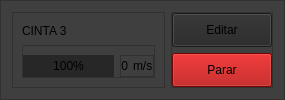
                        <widget class="QFrame" name="f_cinta_1_c_7">
                         <property name="styleSheet">
                          <string notr="true">background-color: rgb(63, 63, 63);</string>
                         </property>
                         <property name="frameShape">
                          <enum>QFrame::StyledPanel</enum>
                         </property>
                         <property name="frameShadow">
                          <enum>QFrame::Raised</enum>
                         </property>
                         <layout class="QHBoxLayout" name="horizontalLayout_24" stretch="3,1">
                          <item>
                           <widget class="QFrame" name="frame_31">
                            <property name="frameShape">
                             <enum>QFrame::StyledPanel</enum>
                            </property>
                            <property name="frameShadow">
                             <enum>QFrame::Raised</enum>
                            </property>
                            <layout class="QVBoxLayout" name="verticalLayout_19" stretch="1,1">
                             <item>
                              <widget class="QLabel" name="l_nombre_cinta_1_c_7">
                               <property name="text">
                                <string>CINTA 3</string>
                               </property>
                              </widget>
                             </item>
                             <item>
                              <widget class="QFrame" name="frame_32">
                               <property name="sizePolicy">
                                <sizepolicy hsizetype="Minimum" vsizetype="Fixed">
                                 <horstretch>0</horstretch>
                                 <verstretch>0</verstretch>
                                </sizepolicy>
                               </property>
                               <property name="frameShape">
                                <enum>QFrame::StyledPanel</enum>
                               </property>
                               <property name="frameShadow">
                                <enum>QFrame::Raised</enum>
                               </property>
                               <layout class="QHBoxLayout" name="horizontalLayout_25" stretch="3,1">
                                <property name="leftMargin">
                                 <number>0</number>
                                </property>
                                <property name="rightMargin">
                                 <number>0</number>
                                </property>
                                <property name="bottomMargin">
                                 <number>0</number>
                                </property>
                                <item>
                                 <widget class="QProgressBar" name="pb_cinta_1_c_7">
                                  <property name="styleSheet">
                                   <string notr="true">QProgressBar::chunk {
    
	background-color: rgb(39, 39, 39);
}</string>
                                  </property>
                                  <property name="value">
                                   <number>100</number>
                                  </property>
                                  <property name="alignment">
                                   <set>Qt::AlignCenter</set>
                                  </property>
                                  <property name="textVisible">
                                   <bool>true</bool>
                                  </property>
                                 </widget>
                                </item>
                                <item>
                                 <widget class="QFrame" name="frame_33">
                                  <property name="frameShape">
                                   <enum>QFrame::StyledPanel</enum>
                                  </property>
                                  <property name="frameShadow">
                                   <enum>QFrame::Raised</enum>
                                  </property>
                                  <layout class="QHBoxLayout" name="horizontalLayout_26" stretch="3,1">
                                   <property name="spacing">
                                    <number>5</number>
                                   </property>
                                   <property name="leftMargin">
                                    <number>0</number>
                                   </property>
                                   <property name="topMargin">
                                    <number>0</number>
                                   </property>
                                   <property name="rightMargin">
                                    <number>0</number>
                                   </property>
                                   <property name="bottomMargin">
                                    <number>0</number>
                                   </property>
                                   <item>
                                    <widget class="QLabel" name="l_vel_cinta_1_c_7">
                                     <property name="sizePolicy">
                                      <sizepolicy hsizetype="Minimum" vsizetype="Minimum">
                                       <horstretch>0</horstretch>
                                       <verstretch>0</verstretch>
                                      </sizepolicy>
                                     </property>
                                     <property name="text">
                                      <string>0</string>
                                     </property>
                                     <property name="alignment">
                                      <set>Qt::AlignRight|Qt::AlignTrailing|Qt::AlignVCenter</set>
                                     </property>
                                    </widget>
                                   </item>
                                   <item>
                                    <widget class="QLabel" name="label_11">
                                     <property name="text">
                                      <string>m/s</string>
                                     </property>
                                    </widget>
                                   </item>
                                  </layout>
                                 </widget>
                                </item>
                               </layout>
                              </widget>
                             </item>
                            </layout>
                           </widget>
                          </item>
                          <item>
                           <widget class="QFrame" name="frame_34">
                            <property name="frameShape">
                             <enum>QFrame::StyledPanel</enum>
                            </property>
                            <property name="frameShadow">
                             <enum>QFrame::Raised</enum>
                            </property>
                            <layout class="QVBoxLayout" name="verticalLayout_20" stretch="1,1">
                             <property name="leftMargin">
                              <number>0</number>
                             </property>
                             <property name="topMargin">
                              <number>0</number>
                             </property>
                             <property name="rightMargin">
                              <number>0</number>
                             </property>
                             <property name="bottomMargin">
                              <number>0</number>
                             </property>
                             <item>
                              <widget class="QPushButton" name="btn_editar_cinta_1_c_7">
                               <property name="sizePolicy">
                                <sizepolicy hsizetype="Minimum" vsizetype="Minimum">
                                 <horstretch>0</horstretch>
                                 <verstretch>0</verstretch>
                                </sizepolicy>
                               </property>
                               <property name="minimumSize">
                                <size>
                                 <width>100</width>
                                 <height>0</height>
                                </size>
                               </property>
                               <property name="styleSheet">
                                <string notr="true">QPushButton {
	background-color: rgb(39, 39, 39);
}

QPushButton:hover {
	background-color: rgb(99, 99, 99);
}</string>
                               </property>
                               <property name="text">
                                <string>Editar</string>
                               </property>
                              </widget>
                             </item>
                             <item>
                              <widget class="QPushButton" name="pushButton_9">
                               <property name="sizePolicy">
                                <sizepolicy hsizetype="Minimum" vsizetype="Minimum">
                                 <horstretch>0</horstretch>
                                 <verstretch>0</verstretch>
                                </sizepolicy>
                               </property>
                               <property name="minimumSize">
                                <size>
                                 <width>100</width>
                                 <height>0</height>
                                </size>
                               </property>
                               <property name="styleSheet">
                                <string notr="true">QPushButton {
	background-color: rgb(170, 0, 0);
}

QPushButton:hover {
	background-color: rgb(99, 99, 99);
}</string>
                               </property>
                               <property name="text">
                                <string>Parar</string>
                               </property>
                              </widget>
                             </item>
                            </layout>
                           </widget>
                          </item>
                         </layout>
                        </widget>
